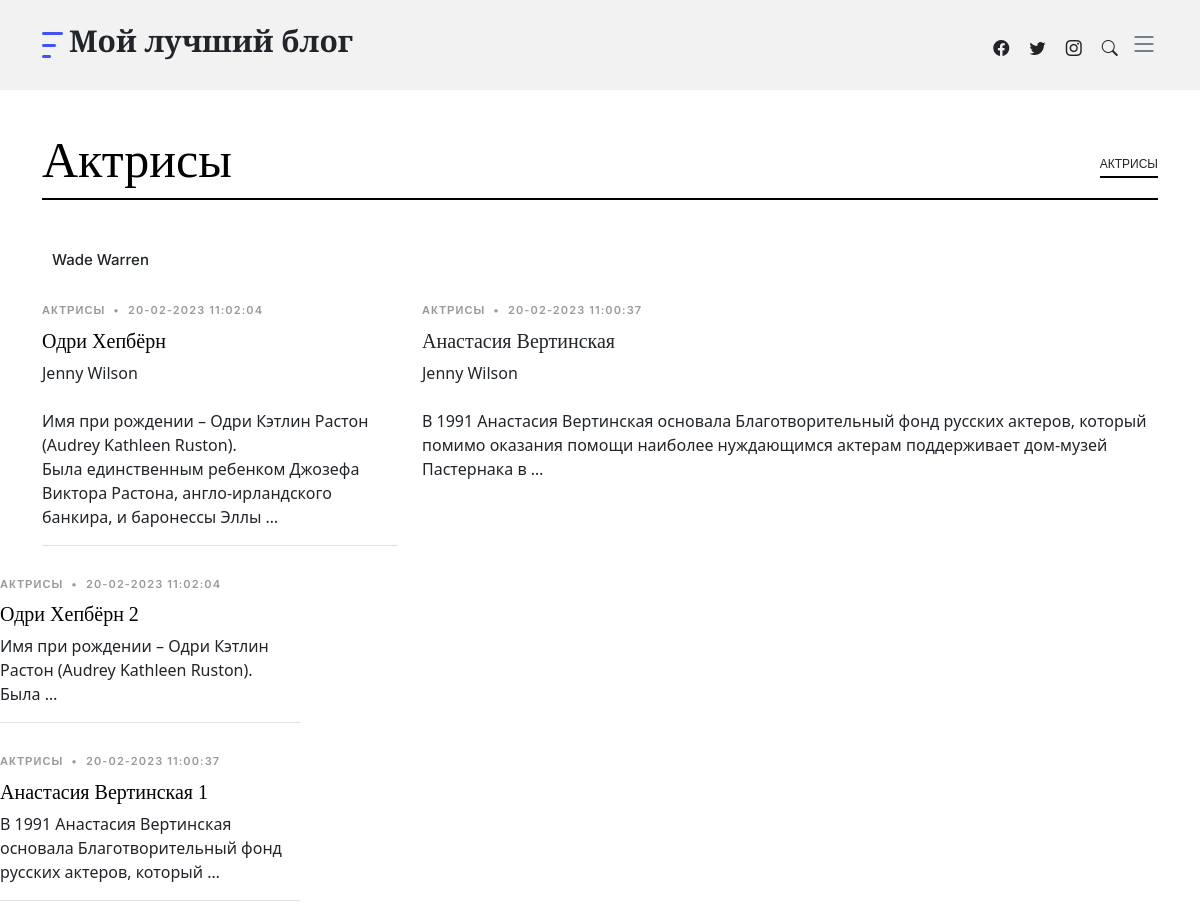
The app's page / (upper part), older data.
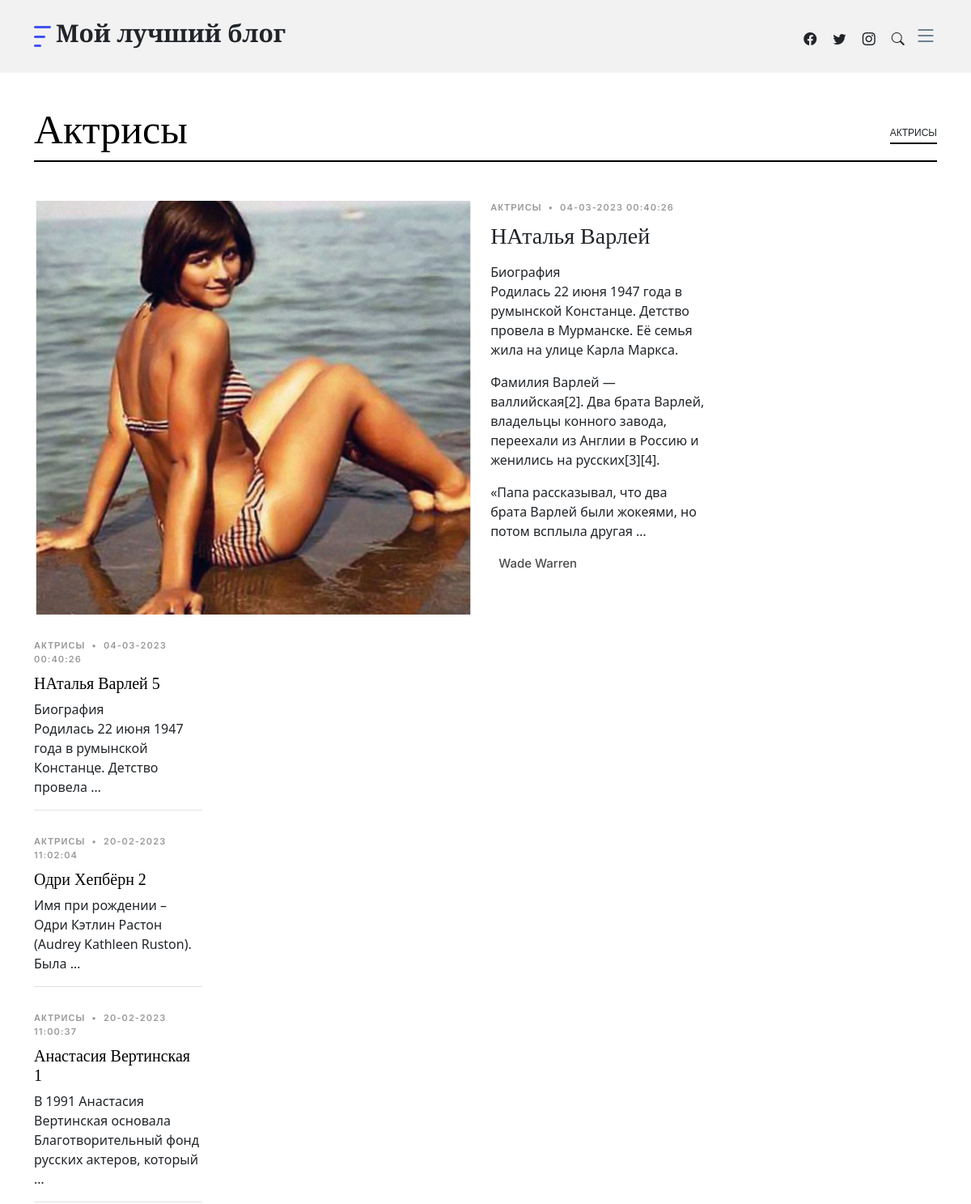
The same page, newer data.
### women/models.py (models this page shows, shortened)
class Category(models.Model):
    name = models.CharField(max_length=100, db_index=True)
    slug = models.SlugField(max_length=250, unique=True, db_index=True, verbose_name='URL')
    class Meta:
        verbose_name_plural = 'Категории'

class Women(models.Model):
    objects = None
    title = models.CharField(max_length=255, verbose_name='Заголовок')
    content = models.TextField(blank=True)
    photo = models.ImageField(upload_to="photos/%Y/%m/%d/")
    time_create = models.DateTimeField(auto_now_add=True)
    slug = models.SlugField(max_length=250, unique= True, db_index= True, verbose_name= "URL")
    time_update = models.DateTimeField(auto_now=True)
    is_published = models.BooleanField(default=True)
    cat = models.ForeignKey('Category', on_delete=models.PROTECT, )
    class Meta:
        verbose_name_plural = 'Известные женщины'
        ordering = ('-time_update', 'title')

### women/views.py (the view)
# urls.py: urlpatterns = [path('', index11, name='home'),
def index11(request):
    post = Women.objects.all()
    cats = Category.objects.all()
    last_pages = Women.objects.order_by('?')[0:2]
    context = {'post': post,
               'menu': menu,
               'cats': cats,
               'title5': 'Главная страница))))))',
               'cat_selected': 0,
               'last_pages': last_pages}
    return render(request, 'women/index.html', context=context)

### women/templates/women/index.html (shortened to what this page needs)
{% load static  %}
<!DOCTYPE html>
<html lang="en">
<head>
  <link href=" {%  static  'assets/vendor/bootstrap/css/bootstrap.min.css' %}" rel="stylesheet">
  <link href=" {%  static  'assets/vendor/bootstrap-icons/bootstrap-icons.css' %}" rel="stylesheet">
  <link href=" {%  static  'assets/vendor/swiper/swiper-bundle.min.css' %}" rel="stylesheet">
  <link href="{%  static  'assets/vendor/glightbox/css/glightbox.min.css' %}" rel="stylesheet">
  <link href=" {%  static  'assets/vendor/aos/aos.css' %}" rel="stylesheet">
  <link href=" {%  static  'assets/css/variables.css' %}" rel="stylesheet">
  <link href=" {%  static  'assets/css/main.css' %} " rel="stylesheet">
</head>
<body>
  <header id="header" class="header d-flex align-items-center fixed-top">
    <div class="container-fluid container-xl d-flex align-items-center justify-content-between">
      <a href="{% url 'home' %}" class="logo d-flex align-items-center">
      <img src="{% static 'assets/img/logo.png' %}" alt="">
        <h1>Мой лучший блог </h1>
      </a>
      <div class="position-relative">
        <a href="#" class="mx-2"><span class="bi-facebook"></span></a>
        <a href="#" class="mx-2"><span class="bi-twitter"></span></a>
        <a href="#" class="mx-2"><span class="bi-instagram"></span></a>
        <a href="#" class="mx-2 js-search-open"><span class="bi-search"></span></a>
        <i class="bi bi-list mobile-nav-toggle"></i>
      </div>
    </div>
  </header>
  <main id="main">
    <section class="category-section">
      <div class="container" data-aos="fade-up">
        <div class="section-header d-flex justify-content-between align-items-center mb-5">
          {% for cat in cats %}
          {% if cat.pk == 1 %}
          <h2>{{cat.name}}</h2>
          <div><a href="{% url 'category' cat.pk %}" class="more">{{cat.name}}</a></div>
                   </div>
        <div class="row">
          <div class="col-md-9">
              {% for p in post|slice:":1" %}
                {% if p.cat.pk ==  1  %}
            <div class="d-lg-flex post-entry-2">
              <a href="single-post.html" class="me-4 thumbnail mb-4 mb-lg-0 d-inline-block">
                <img src="{{ p.photo.url }}" alt="" class="img-fluid">
              </a>
              <div>
                <div class="post-meta"><span class="date">{{cat.name}}</span> <span class="mx-1">&bullet;</span> <span> {{p.time_update|date:'d-m-Y H:i:s' }} </span></div>
                <h3><a href="single-post.html">{{p.title}} </a></h3>
                <p>{{p.content | linebreaks | truncatewords:50}}</p>
                {% endif %}
                {% endfor %}
                <div class="d-flex align-items-center author">
                  <div class="name">
                    <h3 class="m-0 p-0">Wade Warren</h3>
                  </div>
                </div>
              </div>
            </div>
               {% for p in post|slice:"2:3" %}
            {% if p.cat.pk ==  1  %}
            <div class="row">
              <div class="col-lg-4">
                <div class="post-entry-1 border-bottom">
                  <div class="post-meta"><span class="date">{{cat.name}}</span> <span class="mx-1">&bullet;</span> <span>{{p.time_update|date:'d-m-Y H:i:s' }} </span></div>
                  <h2 class="mb-2"><a href="single-post.html"> {{p.title }} </a></h2>
                  <span class="author mb-3 d-block">Jenny Wilson</span>
                  <p class="mb-4 d-block">{{p.content | linebreaks | truncatewords:20}} </p>
                </div>
              </div>
                {% for p in post|slice:"3:5" %}
                {% if p.cat.pk ==  1  %}
              <div class="col-lg-8">
                <div class="post-entry-1">
                  <div class="post-meta"><span class="date">{{cat.name}}</span> <span class="mx-1">&bullet;</span> <span>{{p.time_update|date:'d-m-Y H:i:s' }} </span></div>
                  <h2 class="mb-2"><a href="single-post.html"></a>{{p.title }}</h2>
                  <span class="author mb-3 d-block">Jenny Wilson</span>
                  <p class="mb-4 d-block">{{p.content | linebreaks | truncatewords:20}}</p>
                </div>
              </div>
              {% endif %}
              {%  endfor %}
            </div>
          </div>
          {% endif %}
          {% endfor %}
          <div class="col-md-3">
            {% for p in post|slice:"0:7"  %}
            {% if p.cat.pk == 1  %}
            <div class="post-entry-1 border-bottom">
              <div class="post-meta"><span class="date">{{cat.name}} </span> <span class="mx-1">&bullet;</span> <span>{{p.time_update|date:'d-m-Y H:i:s' }} </span></div>
              <h2 class="mb-2"><a href="single-post.html">{{ p.title  }} {{ forloop.revcounter }}</a></h2>
              <span class="author mb-3 d-block"> {{ p.content | linebreaks | truncatewords:10 }}</span>
            </div>
            {% endif %}
            {%  endfor %}
          </div>
        </div>
         {%  endif %}
          {% endfor %}
      </div>
    </section>
  </main>
</body>
</html>

### women/static/assets/css/variables.css (style rules this page uses)
:root { --font-default: 'EB Garamond', system-ui, -apple-system, "Segoe UI", Roboto, "Helvetica Neue", Arial, "Noto Sans", "Liberation Sans", sans-serif, "Apple Color Emoji", "Segoe UI Emoji", "Segoe UI Symbol", "Noto Color Emoji"; --font-primary: 'EB Garamond', serif; --font-secondary: 'Inter', sans-serif; --color-default: #212529; --color-default-rgb: 33, 37, 41; --color-links: #212529; --color-links-hover: #15171a; --color-primary: #212529; --color-primary-light: #26282c; --color-primary-dark: #0b0c0e; --color-primary-rgb: 33, 37, 41; --color-primary-light-rgb: 38, 40, 44; --color-primary-dark-rgb: 11, 12, 14; --color-secondary: #596d80; --color-secondary-light: #8498aa; --color-secondary-dark: #404f5c; --color-secondary-rgb: 89, 109, 128; --color-secondary-light-rgb: 132, 152, 170; --color-secondary-dark-rgb: 64, 79, 92; --color-blue: #0d6efd; --color-blue-rgb: 13, 110, 253; --color-indigo: #6610f2; --color-indigo-rgb: 102, 16, 242; --color-purple: #6f42c1; --color-purple-rgb: 111, 66, 193; --color-pink: #f3268c; --color-pink-rgb: 243, 38, 140; --color-red: #df1529; --color-red-rgb: 223, 21, 4; --color-orange: #fd7e14; --color-orange-rgb: 253, 126, 20; --color-yellow: #ffc107; --color-yellow-rgb: 255, 193, 7; --color-green: #059652; --color-green-rgb: 5, 150, 82; --color-teal: #20c997; --color-teal-rgb: 32, 201, 151; --color-cyan: #0dcaf0; --color-cyan-rgb: 13, 202, 240; --color-white: #ffffff; --color-white-rgb: 255, 255, 255; --color-gray: #6c757d; --color-gray-rgb: 108, 117, 125; --color-black: #000000; --color-black-rgb: 0, 0, 0; }
:root { --bs-blue: var(--color-blue); --bs-indigo: var(--color-indigo); --bs-purple: var(--color-purple); --bs-pink: var(--color-pink); --bs-red: var(--color-red); --bs-orange: var(--color-orange); --bs-yellow: var(--color-yellow); --bs-green: var(--color-green); --bs-teal: var(--color-teal); --bs-cyan: var(--color-cyan); --bs-white: var(--color-white); --bs-gray: var(--color-gray); --bs-gray-dark: #343a40; --bs-gray-100: #f8f9fa; --bs-gray-200: #e9ecef; --bs-gray-300: #dee2e6; --bs-gray-400: #ced4da; --bs-gray-500: #adb5bd; --bs-gray-600: #6c757d; --bs-gray-700: #495057; --bs-gray-800: #343a40; --bs-gray-900: #212529; --bs-primary: var(--color-blue); --bs-secondary: var(--color-blue); --bs-success: #198754; --bs-info: #0dcaf0; --bs-warning: #ffc107; --bs-danger: #dc3545; --bs-light: #f8f9fa; --bs-dark: #212529; --bs-primary-rgb: var(--color-primary-rgb); --bs-secondary-rgb: var(--color-secondary-rgb); --bs-success-rgb: 25, 135, 84; --bs-info-rgb: 13, 202, 240; --bs-warning-rgb: 255, 193, 7; --bs-danger-rgb: 220, 53, 69; --bs-light-rgb: 248, 249, 250; --bs-dark-rgb: 33, 37, 41; --bs-white-rgb: var(--color-white-rgb); --bs-black-rgb: var(--color-black-rgb); --bs-body-color-rgb: var(--color-default-rgb); --bs-body-bg-rgb: 255, 255, 255; --bs-font-sans-serif: var(--font-default); --bs-font-monospace: SFMono-Regular, Menlo, Monaco, Consolas, "Liberation Mono", "Courier New", monospace; --bs-gradient: linear-gradient(180deg, rgba(255, 255, 255, 0.15), rgba(255, 255, 255, 0)); --bs-body-font-family: var(--font-default); --bs-body-font-size: 1rem; --bs-body-font-weight: 400; --bs-body-line-height: 1.5; --bs-body-color: var(--color-default); --bs-body-bg: #fff; }

Row changes from the older to the newer data that the page shows:
no longer on one of the page's lists (row unchanged): Women: time_update "20-02-2023 11:00:37", title "Анастасия Вертинская", content "В 1991 Анастасия Вертинская основала Благотворительный фонд русских актеров, который помимо оказания помощи наиболее нуждающимся актерам поддерживает дом-музей Пастернака в …"
shown differently, row unchanged: Category "Актрисы": name "АКТРИСЫ" → (not shown); loses Women ({{ cat.name }} "АКТРИСЫ", time_update "20-02-2023 11:02:04", title "Одри Хепбёрн", content "Имя при рождении – Одри Кэтлин Растон (Audrey Kathleen Ruston). Была единственным ребенком Джозефа Виктора Растона, англо-ирландского банкира, и баронессы Эллы …", content "Имя при рождении – Одри Кэтлин Растон (Audrey Kathleen Ruston). Была …")
added Women: photo (picture), {{ cat.name }} "АКТРИСЫ", time_update "04-03-2023 00:40:26", title "НАталья Варлей", content "Биография Родилась 22 июня 1947 года в румынской Констанце. Детство провела в Мурманске. Её семья жила на улице Карла Маркса. Фамилия Варлей — валлийская[2]. Два брата Варлей, владельцы конного завода, переехали из Англии в Россию и женились на русских[3][4]. «Папа рассказывал, что два брата Варлей были жокеями, но потом всплыла другая …", content "Биография Родилась 22 июня 1947 года в румынской Констанце. Детство провела …"
